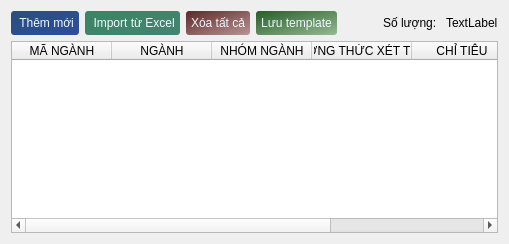
            <widget class="QWidget" name="ma_nganh_page">
             <layout class="QVBoxLayout" name="verticalLayout_2">
              <item>
               <layout class="QHBoxLayout">
                <item>
                 <widget class="QPushButton" name="add_ma_nganh_button">
                  <property name="styleSheet">
                   <string notr="true">QPushButton {
	border-radius: 3px;
	padding: 5px;
    background-color: qlineargradient(spread:pad, x1:0, y1:0, x2:1, y2:1, stop:0.00473934 rgba(14, 56, 110, 224), stop:1 rgba(18, 56, 145, 224));
    color: rgb(240, 248, 255);
}

QPushButton:hover{
    background-color: qlineargradient(spread:pad, x1:0, y1:0, x2:1, y2:1, stop:0.00473934 rgba(21, 83, 162, 224), stop:1 rgba(46, 86, 179, 224));
}</string>
                  </property>
                  <property name="text">
                   <string> Thêm mới</string>
                  </property>
                  <property name="icon">
                   <iconset resource="assets.qrc">
                    <normaloff>:/assets/images/plus-100.png</normaloff>:/assets/images/plus-100.png</iconset>
                  </property>
                  <property name="iconSize">
                   <size>
                    <width>16</width>
                    <height>16</height>
                   </size>
                  </property>
                 </widget>
                </item>
                <item>
                 <widget class="QPushButton" name="ma_nganh_import_excel">
                  <property name="styleSheet">
                   <string notr="true">QPushButton {
	border-radius: 3px;
	padding: 5px;
    background-color: qlineargradient(spread:pad, x1:0, y1:0, x2:1, y2:1, stop:0 rgba(0, 99, 54, 194), stop:1 rgba(0, 86, 62, 179));
	color: rgb(240, 248, 255);
}

QPushButton:hover{
    background-color: qlineargradient(spread:pad, x1:0, y1:0, x2:1, y2:1, stop:0 rgba(0, 119, 65, 219), stop:1 rgba(0, 119, 85, 196));
}</string>
                  </property>
                  <property name="text">
                   <string> Import từ Excel</string>
                  </property>
                  <property name="icon">
                   <iconset resource="assets.qrc">
                    <normaloff>:/assets/images/excel-100.png</normaloff>:/assets/images/excel-100.png</iconset>
                  </property>
                 </widget>
                </item>
                <item>
                 <widget class="QPushButton" name="delete_all_ma_nganh">
                  <property name="styleSheet">
                   <string notr="true">QPushButton{
	border-radius: 3px;
	padding: 5px;
color: rgb(240,248,255);
background-color: qlineargradient(spread:pad, x1:0, y1:0, x2:1, y2:1, stop:0 rgba(65, 0, 0, 213), stop:1 rgba(93, 0, 0, 96));
}

QPushButton:hover {
background-color:	qlineargradient(spread:pad, x1:0, y1:0, x2:1, y2:1, stop:0 rgba(95, 0, 0, 218), stop:1 rgba(93, 0, 0, 136));
}</string>
                  </property>
                  <property name="text">
                   <string>Xóa tất cả</string>
                  </property>
                  <property name="icon">
                   <iconset resource="assets.qrc">
                    <normaloff>:/assets/images/delete-128.png</normaloff>:/assets/images/delete-128.png</iconset>
                  </property>
                 </widget>
                </item>
                <item>
                 <widget class="QPushButton" name="get_template_mn">
                  <property name="styleSheet">
                   <string notr="true">QPushButton{
	border-radius: 3px;
	padding: 5px;
color: rgb(240,248,255);
background-color: qlineargradient(spread:pad, x1:0, y1:0, x2:1, y2:1, stop:0 rgba(0, 65, 0, 213), stop:1 rgba(0, 95, 0, 96));
}

QPushButton:hover {
background-color:	qlineargradient(spread:pad, x1:0, y1:0, x2:1, y2:1, stop:0 rgba(0, 94, 0, 218), stop:1 rgba(0, 92, 0, 136));
}</string>
                  </property>
                  <property name="text">
                   <string>Lưu template</string>
                  </property>
                  <property name="icon">
                   <iconset theme="QIcon::ThemeIcon::DocumentSave"/>
                  </property>
                 </widget>
                </item>
                <item>
                 <spacer name="horizontalSpacer">
                  <property name="orientation">
                   <enum>Qt::Orientation::Horizontal</enum>
                  </property>
                  <property name="sizeHint" stdset="0">
                   <size>
                    <width>40</width>
                    <height>20</height>
                   </size>
                  </property>
                 </spacer>
                </item>
                <item>
                 <widget class="QLabel" name="label_5">
                  <property name="text">
                   <string>Số lượng: </string>
                  </property>
                 </widget>
                </item>
                <item>
                 <widget class="QLabel" name="ma_nganh_size">
                  <property name="text">
                   <string>TextLabel</string>
                  </property>
                 </widget>
                </item>
               </layout>
              </item>
              <item>
               <widget class="QTableWidget" name="ma_nganh_table">
                <property name="contextMenuPolicy">
                 <enum>Qt::ContextMenuPolicy::CustomContextMenu</enum>
                </property>
                <property name="selectionMode">
                 <enum>QAbstractItemView::SelectionMode::SingleSelection</enum>
                </property>
                <property name="selectionBehavior">
                 <enum>QAbstractItemView::SelectionBehavior::SelectRows</enum>
                </property>
                <attribute name="horizontalHeaderStretchLastSection">
                 <bool>true</bool>
                </attribute>
                <attribute name="verticalHeaderVisible">
                 <bool>false</bool>
                </attribute>
                <column>
                 <property name="text">
                  <string>MÃ NGÀNH</string>
                 </property>
                </column>
                <column>
                 <property name="text">
                  <string>NGÀNH</string>
                 </property>
                </column>
                <column>
                 <property name="text">
                  <string>NHÓM NGÀNH</string>
                 </property>
                </column>
                <column>
                 <property name="text">
                  <string>PHƯƠNG THỨC XÉT TUYỂN</string>
                 </property>
                </column>
                <column>
                 <property name="text">
                  <string>CHỈ TIÊU</string>
                 </property>
                </column>
                <column>
                 <property name="text">
                  <string>GHI CHÚ</string>
                 </property>
                </column>
               </widget>
              </item>
             </layout>
            </widget>
